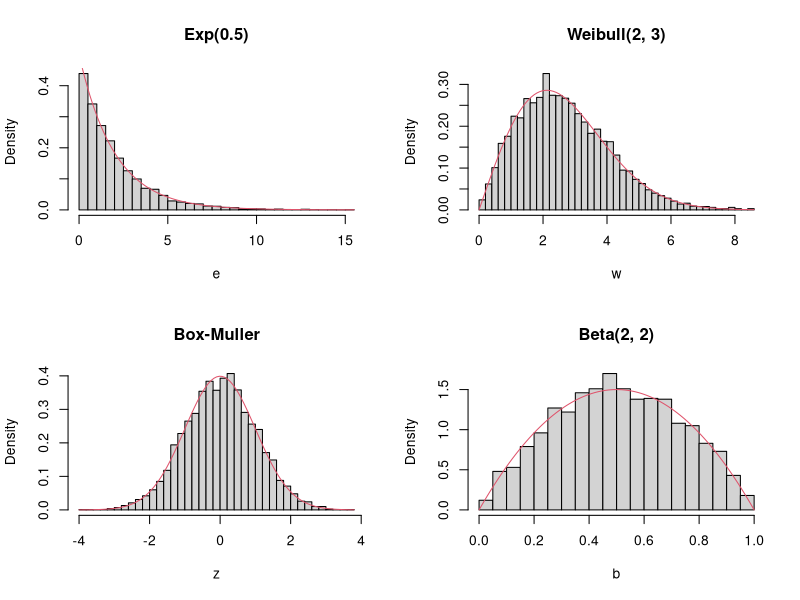

Recreate this plot in R.
exponential_rv <- function(n, lambda) -log(runif(n)) / lambda

uniform_rv <- function(n, a, b) a + (b - a) * runif(n)

weibull_rv <- function(n, shape, scale) scale * (-log(runif(n)))^(1 / shape)

triangular_rv <- function(n, a, c, b) {
  u <- runif(n)
  Fc <- (c - a) / (b - a)
  ifelse(u < Fc,
         a + sqrt(u * (b - a) * (c - a)),
         b - sqrt((1 - u) * (b - a) * (b - c)))
}

box_muller <- function(n) {
  m <- ceiling(n / 2)
  u1 <- runif(m); u2 <- runif(m)
  r <- sqrt(-2 * log(u1))
  c(r * cos(2 * pi * u2), r * sin(2 * pi * u2))[1:n]
}

# accept-reject for Beta(2, 2) with uniform proposal, max density is 1.5
beta22_rv <- function(n) {
  out <- numeric(0)
  tries <- 0
  while (length(out) < n) {
    y <- runif(1); u <- runif(1)
    tries <- tries + 1
    if (u <= 6 * y * (1 - y) / 1.5) out <- c(out, y)
  }
  attr(out, "acceptance") <- n / tries
  out
}

set.seed(2024)
n <- 5000

e <- exponential_rv(n, 0.5)
c(mean(e), 1 / 0.5)
ks.test(e, "pexp", 0.5)

w <- weibull_rv(n, 2, 3)
ks.test(w, "pweibull", 2, 3)

t <- triangular_rv(n, 1, 4, 10)
c(mean(t), (1 + 4 + 10) / 3)

z <- box_muller(n)
c(mean(z), sd(z))
shapiro.test(z[1:500])

b <- beta22_rv(2000)
attr(b, "acceptance")
ks.test(b, "pbeta", 2, 2)

par(mfrow = c(2, 2))
hist(e, 50, freq = FALSE, main = "Exp(0.5)"); curve(dexp(x, 0.5), add = TRUE, col = 2)
hist(w, 50, freq = FALSE, main = "Weibull(2, 3)"); curve(dweibull(x, 2, 3), add = TRUE, col = 2)
hist(z, 50, freq = FALSE, main = "Box-Muller"); curve(dnorm(x), add = TRUE, col = 2)
hist(b, 30, freq = FALSE, main = "Beta(2, 2)"); curve(dbeta(x, 2, 2), add = TRUE, col = 2)
par(mfrow = c(1, 1))
